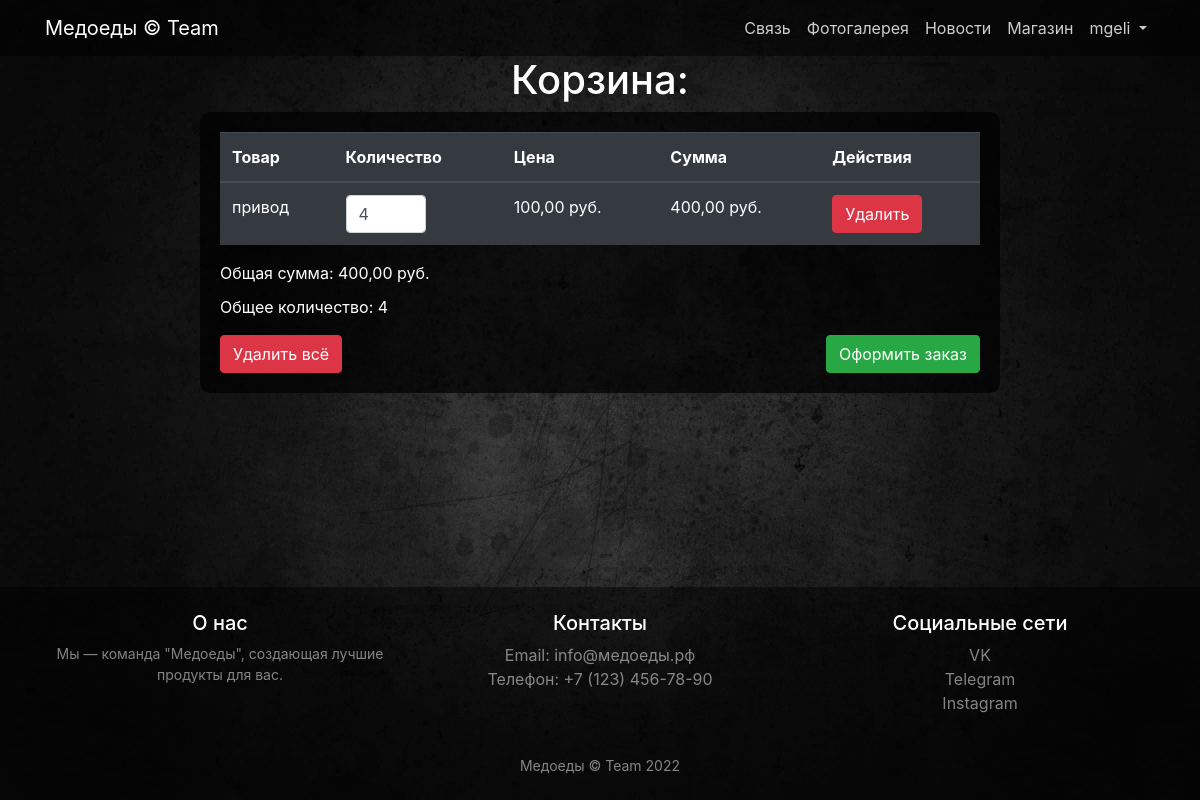
/store/basket/ (signed in), run on the app's committed database.
### users/models.py (models this page shows)
class User(AbstractUser):
    image = models.ImageField(upload_to='users_images', null=True, blank=True)

### store/models.py (models this page shows, shortened)
class Basket(models.Model):
    user = models.ForeignKey(to=User, on_delete=models.CASCADE)
    product = models.ForeignKey(to=Product, on_delete=models.CASCADE)
    quantity = models.PositiveIntegerField(default=0)
    created_timestamp = models.DateTimeField(auto_now_add=True)
    objects = BasketQuerySet.as_manager()
    def sum(self):
        return self.product.price * self.quantity

class Product(models.Model):
    name = models.CharField(max_length=120)
    description = models.TextField()
    price = models.DecimalField(max_digits=10, decimal_places=2)
    quantity = models.PositiveIntegerField(default=0)
    image = models.ImageField(upload_to='products_images', blank=True)  # Основное изображение
    category = models.ForeignKey(to=ProductCategory, on_delete=models.PROTECT)

### store/views.py (the view, shortened to what this page needs)
# urls.py: path('basket/', views.basket_view, name='basket'),
@login_required
def basket_view(request):
    baskets = Basket.objects.filter(user=request.user)
    total_sum = baskets.total_sum()
    total_quantity = baskets.total_quantity()
    context = {
        'baskets': baskets,
        'total_sum': total_sum,
        'total_quantity': total_quantity,
        'title': 'Корзина'
    }
    return render(request, 'store/basket.html', context)

### store/models.py (called while the page is built)
    def total_sum(self):
        return sum(basket.sum() for basket in self)

    def total_quantity(self):
        return sum(basket.quantity for basket in self)

### store/templates/store/basket.html (shortened to what this page needs)
{% extends 'store/item.html' %}
{% block content %}
<h1 class="text-white text-center">Корзина:</h1>
{% if baskets %}
    <div class="container d-flex justify-content-center">
        <div class="order-summary" style="background-color: rgba(0, 0, 0, 0.7); padding: 20px; border-radius: 10px; width: 80%; max-width: 800px;">
            <form method="post">
                <table class="table table-dark table-hover">
                    <thead>
                        <tr>
                            <th>Товар</th>
                            <th>Количество</th>
                            <th>Цена</th>
                            <th>Сумма</th>
                            <th>Действия</th>
                        </tr>
                    </thead>
                    <tbody>
                        {% for basket in baskets %}
                            <tr data-product-id="{{ basket.product.id }}" style="cursor: pointer;">
                                <td>{{ basket.product.name }}</td>
                                <td>
                                    <input type="number" name="quantity_{{ basket.id }}" value="{{ basket.quantity }}" min="1" class="form-control" style="width: 80px;">
                                </td>
                                <td>{{ basket.product.price }} руб.</td>
                                <td>{{ basket.sum }} руб.</td>
                                <td>
                                    <a href="{% url 'store:basket_remove' basket.id %}" class="btn btn-danger btn-smonclick" onclick="return confirm('Вы уверены, что хотите удалить товар из корзины?');">Удалить</a>
                                </td>
                            </tr>
                        {% endfor %}
                    </tbody>
                </table>
                <div class="text-white">
                    <p>Общая сумма: {{ total_sum }} руб.</p>
                    <p>Общее количество: {{ total_quantity }}</p>
                </div>
                <div class="d-flex justify-content-between mt-3">
                    <a href="{% url 'store:basket_clear' %}" class="btn btn-danger" onclick="return confirm('Вы уверены, что хотите удалить все товары из корзины?');">Удалить всё</a>
                    <a href="{% url 'store:checkout' %}" class="btn btn-success">Оформить заказ</a>
                </div>
            </form>
        </div>
    </div>
{% else %}
    <p class="text-center text-white">Ваша корзина пуста.</p>
    <div class="text-center">
                    <a class="nav-link" href="{% url 'store:index' %}">Перейти в магазин <i class="fas fa-shopping-bag"></i></a>
                </div>
{% endif %}
{% endblock %}

### store/templates/store/base.html (shortened to what this page needs)
{% load static %}
<!DOCTYPE html>
<html lang="en">
<head>
    <link href="{% static 'bootstrap/css/bootstrap.min.css' %}" rel="stylesheet">
    {% block css %} {% endblock %}
</head>
<body>
<nav class="navbar navbar-expand-lg navbar-dark bg-dark fixed-top">
    <div class="container d-flex align-items-center">
        <a class="navbar-brand" href="{% url 'index' %}">Медоеды &copy; Team</a>
        <div class="collapse navbar-collapse" id="navbarResponsive">
            <ul class="navbar-nav ml-auto d-flex align-items-center">
                <li class="nav-item">
                    <a class="nav-link" href="{% url 'contact' %}">Связь </a>
                </li>
                <li class="nav-item">
                    <a class="nav-link" href="{% url 'gallery' %}">Фотогалерея </a>
                </li>
                <li class="nav-item">
                    <a class="nav-link" href="{% url 'news:events' %}">Новости </a>
                </li>
                <li class="nav-item">
                    <a class="nav-link" href="{% url 'store:index' %}">Магазин </a>
                </li>
                {% if user.is_authenticated %}
                    <li class="nav-item dropdown">
                        <a class="nav-link dropdown-toggle" href="#" id="navbarDropdown" role="button"
                           data-bs-toggle="dropdown" aria-expanded="false">{{user.username}}
                        </a>
                    </li>
                {% else %}
                    <li class="nav-item">
                        <a class="nav-link" href="{% url 'users:login' %}">Войти <i class="fas fa-sign-in-alt"></i></a>
                    </li>
                {% endif %}
            </ul>
        </div>
    </div>
</nav>
{% block content %} {% endblock %}
{% block footer %} {% endblock %}
</body>
</html>

### static/css/productdetail.css (style rules this page uses)
body { background: url("../img/walper.jpg") no-repeat center top fixed; background-size: cover; padding-top: 56px; }
p { font-size: 16px; margin-bottom: 10px; }

### store/templates/store/base.html (style rules this page uses)
.navbar { background-color: rgba(0, 0, 0, 0.5) !important; }
.navbar-dark .navbar-nav .nav-link { color: rgba(255, 255, 255, 0.8); }

### data on the page
User: username "mgeli"
Basket: product.name "привод", quantity "4", product.price "100,00", sum "400,00"

### other printed values
{{ total_sum }} "400,00"
{{ total_quantity }} "4"
